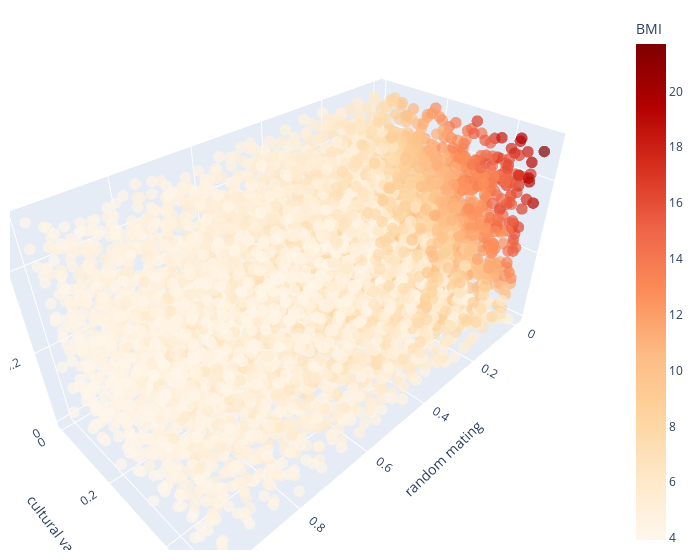

Here is the notebook cell this chart was saved with:
### Code cell
fig = px.scatter_3d(df, x='p_random_mating', y='p_vertical_trans_variance', z= 'p_genetic_variance',
              color='average_bmi', color_continuous_scale = px.colors.sequential.OrRd)

fig.update_traces(marker=dict(size=4, opacity = 0.7),
                  selector=dict(mode='markers'))
fig.update_layout(scene = dict(
                    xaxis_title='random mating',
                    yaxis_title='cultural variance',
                    zaxis_title='genetic variance'),
                    width=700,
                    margin=dict(r=20, b=10, l=10, t=10), 
                    coloraxis_colorbar=dict(title="BMI")
                    )
fig.show()
fig.write_image(plots_path + "3D-scatter-snp-vt-efast-bmi.pdf")
shutil.copy(plots_path + "3D-scatter-snp-vt-efast-bmi.pdf", "../manuscript/plots/")

### Figure 1 — Plotly figure (JSON) as saved in the notebook; plotly's stock layout.template omitted (floating-point values rounded to 4 significant figures; data arrays with more than 128 entries replaced by an {"elided": "..."} marker saying what was removed)
{"data": [{"hovertemplate": "p_random_mating=%{x}<br>p_vertical_trans_variance=%{y}<br>p_genetic_variance=%{z}<br>average_bmi=%{marker.color}<extra></extra>", "legendgroup": "", "marker": {"color": {"elided": "6000 float values"}, "coloraxis": "coloraxis", "opacity": 0.7, "size": 4, "symbol": "circle"}, "mode": "markers", "name": "", "scene": "scene", "showlegend": false, "type": "scatter3d", "x": {"elided": "6000 float values"}, "y": {"elided": "6000 float values"}, "z": {"elided": "6000 float values"}}], "layout": {"coloraxis": {"colorbar": {"title": {"text": "BMI"}}, "colorscale": [[0, "rgb(255,247,236)"], [0.125, "rgb(254,232,200)"], [0.25, "rgb(253,212,158)"], [0.375, "rgb(253,187,132)"], [0.5, "rgb(252,141,89)"], [0.625, "rgb(239,101,72)"], [0.75, "rgb(215,48,31)"], [0.875, "rgb(179,0,0)"], [1, "rgb(127,0,0)"]]}, "legend": {"tracegroupgap": 0}, "margin": {"b": 10, "l": 10, "r": 20, "t": 10}, "scene": {"domain": {"x": [0, 1], "y": [0, 1]}, "xaxis": {"title": {"text": "random mating"}}, "yaxis": {"title": {"text": "cultural variance"}}, "zaxis": {"title": {"text": "genetic variance"}}}, "width": 700}}
